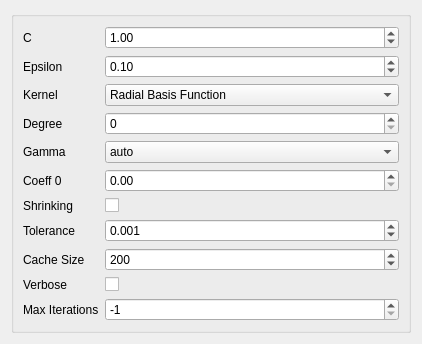
<?xml version="1.0" encoding="UTF-8"?>
<ui version="4.0">
 <class>Form</class>
 <widget class="QWidget" name="Form">
  <property name="geometry">
   <rect>
    <x>0</x>
    <y>0</y>
    <width>422</width>
    <height>304</height>
   </rect>
  </property>
  <property name="sizePolicy">
   <sizepolicy hsizetype="Ignored" vsizetype="Ignored">
    <horstretch>0</horstretch>
    <verstretch>0</verstretch>
   </sizepolicy>
  </property>
  <property name="windowTitle">
   <string>Form</string>
  </property>
  <layout class="QVBoxLayout" name="verticalLayout">
   <item>
    <widget class="QGroupBox" name="formGroupBox">
     <layout class="QFormLayout" name="formLayout">
      <property name="fieldGrowthPolicy">
       <enum>QFormLayout::AllNonFixedFieldsGrow</enum>
      </property>
      <item row="0" column="0">
       <widget class="QLabel" name="cLabel">
        <property name="text">
         <string>C</string>
        </property>
       </widget>
      </item>
      <item row="0" column="1">
       <widget class="QDoubleSpinBox" name="cDoubleSpinBox">
        <property name="toolTip">
         <string>Penalty parameter C of the error term.</string>
        </property>
        <property name="whatsThis">
         <string>http://scikit-learn.org/stable/modules/generated/sklearn.svm.SVR.html</string>
        </property>
        <property name="value">
         <double>1.000000000000000</double>
        </property>
       </widget>
      </item>
      <item row="1" column="0">
       <widget class="QLabel" name="epsilonLabel">
        <property name="text">
         <string>Epsilon</string>
        </property>
       </widget>
      </item>
      <item row="1" column="1">
       <widget class="QDoubleSpinBox" name="epsilonDoubleSpinBox">
        <property name="toolTip">
         <string>Epsilon in the epsilon-SVR model. It specifies the epsilon-tube
within which no penalty is associated in the training loss function
with points predicted within a distance epsilon from the actual
value.</string>
        </property>
        <property name="whatsThis">
         <string>http://scikit-learn.org/stable/modules/generated/sklearn.svm.SVR.html</string>
        </property>
        <property name="value">
         <double>0.100000000000000</double>
        </property>
       </widget>
      </item>
      <item row="2" column="0">
       <widget class="QLabel" name="kernelLabel">
        <property name="text">
         <string>Kernel</string>
        </property>
       </widget>
      </item>
      <item row="2" column="1">
       <widget class="QComboBox" name="kernelComboBox">
        <property name="toolTip">
         <string>Specifies the kernel type to be used in the algorithm. It must be one
of 'linear', 'poly', 'rbf', 'sigmoid', 'precomputed' or a callable.
If none is given, 'rbf' will be used. If a callable is given it is
used to precompute the kernel matrix.</string>
        </property>
        <property name="whatsThis">
         <string>http://scikit-learn.org/stable/modules/generated/sklearn.svm.SVR.html</string>
        </property>
        <item>
         <property name="text">
          <string>Radial Basis Function</string>
         </property>
        </item>
        <item>
         <property name="text">
          <string>Polynomial</string>
         </property>
        </item>
        <item>
         <property name="text">
          <string>Sigmoid</string>
         </property>
        </item>
        <item>
         <property name="text">
          <string>Linear</string>
         </property>
        </item>
       </widget>
      </item>
      <item row="3" column="0">
       <widget class="QLabel" name="degreeLabel">
        <property name="text">
         <string>Degree</string>
        </property>
       </widget>
      </item>
      <item row="4" column="0">
       <widget class="QLabel" name="gammaLabel">
        <property name="text">
         <string>Gamma</string>
        </property>
       </widget>
      </item>
      <item row="4" column="1">
       <widget class="QComboBox" name="gammaComboBox">
        <property name="toolTip">
         <string>Kernel coefficient for 'rbf', 'poly' and 'sigmoid'. If gamma is 'auto'
then 1/n_features will be used instead.</string>
        </property>
        <property name="whatsThis">
         <string>http://scikit-learn.org/stable/modules/generated/sklearn.svm.SVR.html</string>
        </property>
        <item>
         <property name="text">
          <string>auto</string>
         </property>
        </item>
        <item>
         <property name="text">
          <string>rbf</string>
         </property>
        </item>
        <item>
         <property name="text">
          <string>poly</string>
         </property>
        </item>
        <item>
         <property name="text">
          <string>sigmoid</string>
         </property>
        </item>
       </widget>
      </item>
      <item row="5" column="0">
       <widget class="QLabel" name="coeff0Label">
        <property name="text">
         <string>Coeff 0</string>
        </property>
       </widget>
      </item>
      <item row="5" column="1">
       <widget class="QDoubleSpinBox" name="coeff0DoubleSpinBox">
        <property name="toolTip">
         <string>Independent term in kernel function. It is only significant in 'poly'
and 'sigmoid'.</string>
        </property>
        <property name="whatsThis">
         <string>http://scikit-learn.org/stable/modules/generated/sklearn.svm.SVR.html</string>
        </property>
       </widget>
      </item>
      <item row="6" column="0">
       <widget class="QLabel" name="shrinkingLabel">
        <property name="text">
         <string>Shrinking</string>
        </property>
       </widget>
      </item>
      <item row="6" column="1">
       <widget class="QCheckBox" name="shrinkingCheckBox">
        <property name="toolTip">
         <string>Whether to use the shrinking heuristic.</string>
        </property>
        <property name="whatsThis">
         <string>http://scikit-learn.org/stable/modules/generated/sklearn.svm.SVR.html</string>
        </property>
       </widget>
      </item>
      <item row="7" column="0">
       <widget class="QLabel" name="toleranceLabel">
        <property name="text">
         <string>Tolerance</string>
        </property>
       </widget>
      </item>
      <item row="7" column="1">
       <widget class="QDoubleSpinBox" name="toleranceDoubleSpinBox">
        <property name="toolTip">
         <string>Tolerance for stopping criterion.</string>
        </property>
        <property name="whatsThis">
         <string>http://scikit-learn.org/stable/modules/generated/sklearn.svm.SVR.html</string>
        </property>
        <property name="decimals">
         <number>3</number>
        </property>
        <property name="value">
         <double>0.001000000000000</double>
        </property>
       </widget>
      </item>
      <item row="8" column="0">
       <widget class="QLabel" name="cacheSizeLabel">
        <property name="text">
         <string>Cache Size</string>
        </property>
       </widget>
      </item>
      <item row="8" column="1">
       <widget class="QSpinBox" name="cacheSizeSpinBox">
        <property name="toolTip">
         <string>Specify the size of the kernel cache (in MB).</string>
        </property>
        <property name="whatsThis">
         <string>http://scikit-learn.org/stable/modules/generated/sklearn.svm.SVR.html</string>
        </property>
        <property name="maximum">
         <number>999</number>
        </property>
        <property name="value">
         <number>200</number>
        </property>
       </widget>
      </item>
      <item row="9" column="0">
       <widget class="QLabel" name="verboseLabel">
        <property name="text">
         <string>Verbose</string>
        </property>
       </widget>
      </item>
      <item row="9" column="1">
       <widget class="QCheckBox" name="verboseCheckBox">
        <property name="toolTip">
         <string>Enable verbose output. Note that this setting takes advantage of a
per-process runtime setting in libsvm that, if enabled, may not work
properly in a multithreaded context.</string>
        </property>
        <property name="whatsThis">
         <string>http://scikit-learn.org/stable/modules/generated/sklearn.svm.SVR.html</string>
        </property>
       </widget>
      </item>
      <item row="10" column="0">
       <widget class="QLabel" name="maxIterationsLabel">
        <property name="text">
         <string>Max Iterations</string>
        </property>
       </widget>
      </item>
      <item row="10" column="1">
       <widget class="QSpinBox" name="maxIterationsSpinBox">
        <property name="toolTip">
         <string>Hard limit on iterations within solver, or -1 for no limit.</string>
        </property>
        <property name="whatsThis">
         <string>http://scikit-learn.org/stable/modules/generated/sklearn.svm.SVR.html</string>
        </property>
        <property name="minimum">
         <number>-1</number>
        </property>
        <property name="maximum">
         <number>9999999</number>
        </property>
        <property name="value">
         <number>-1</number>
        </property>
       </widget>
      </item>
      <item row="3" column="1">
       <widget class="QSpinBox" name="degreeSpinBox">
        <property name="toolTip">
         <string>Degree of the polynomial kernel function ('poly'). Ignored by all
other kernels.</string>
        </property>
        <property name="whatsThis">
         <string>http://scikit-learn.org/stable/modules/generated/sklearn.svm.SVR.html</string>
        </property>
       </widget>
      </item>
     </layout>
    </widget>
   </item>
  </layout>
 </widget>
 <resources/>
 <connections/>
</ui>
